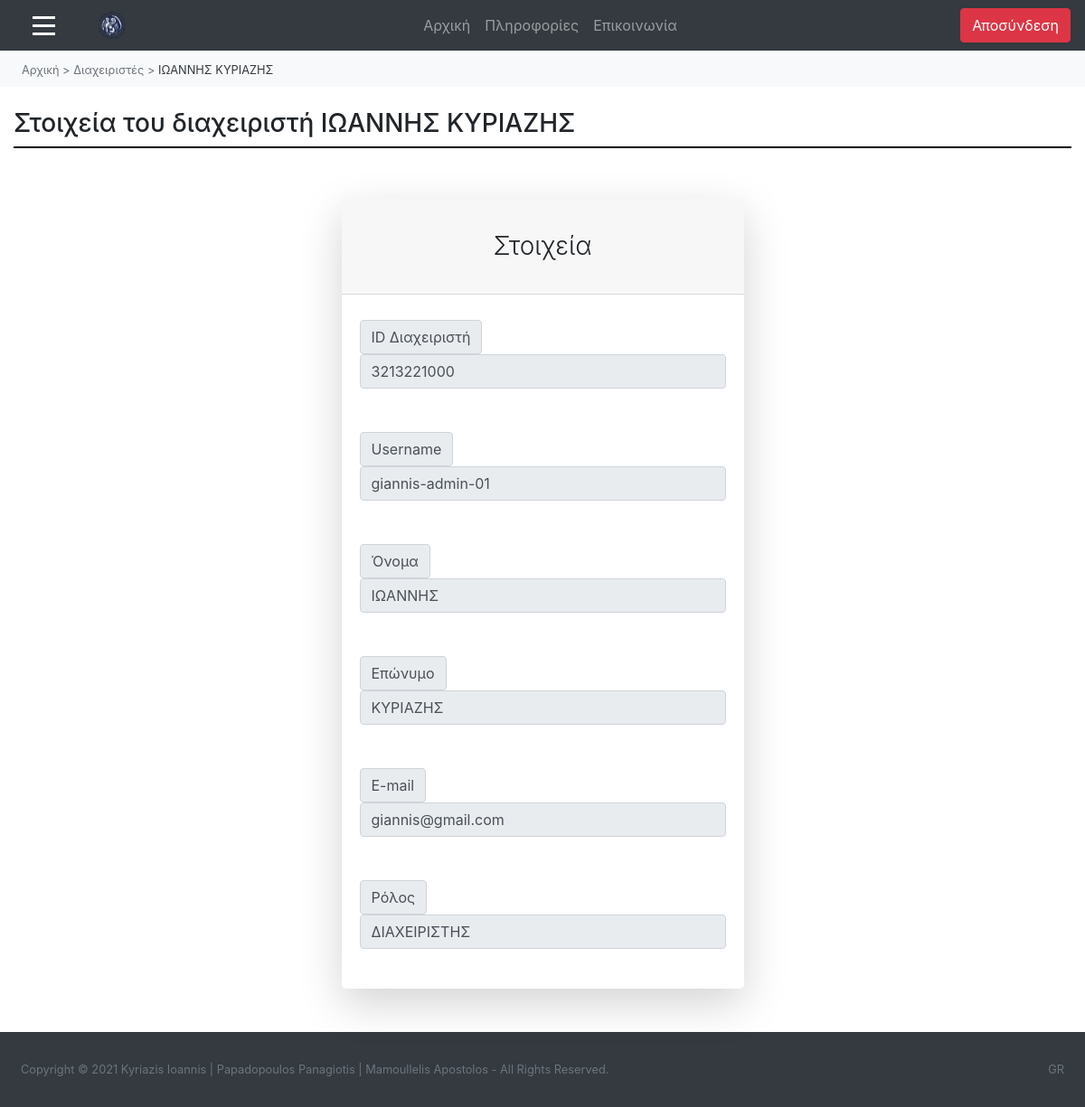
Screenshot of /ergasia-theorias/diaxeiristis-diaxeiristes-diavasma.php?id_diaxeiristi=3213221000 (signed in) with the database file from the repository.
### tables this page shows
CREATE TABLE `omadaxrhsth_me_diaxeiristi` (
  `id_diaxeiristi` varchar(10) NOT NULL,
  `username` varchar(50) NOT NULL
);

CREATE TABLE `diaxeiristis` (
  `id_diaxeiristi` varchar(10) NOT NULL,
  `email_diaxeiristi` varchar(50) NOT NULL,
  `onoma_diaxeiristi` varchar(50) NOT NULL,
  `eponimo_diaxeiristi` varchar(50) NOT NULL
);

CREATE TABLE `omadaxrhsth` (
  `username` varchar(50) NOT NULL,
  `password` varchar(255) NOT NULL,
  `onoma_omadaxrhsth` varchar(50) NOT NULL
);

### ergasia-theorias/diaxeiristis-diaxeiristes-diavasma.php (the view, shortened to what this page needs)
<html>
<head>
        <link rel="stylesheet" href="style.css"/>
		<link rel="stylesheet" href="https://maxcdn.bootstrapcdn.com/bootstrap/4.5.2/css/bootstrap.min.css">
		<link rel="stylesheet" href="https://maxcdn.bootstrapcdn.com/bootstrap/4.0.0/css/bootstrap.min.css">
		<link href="https://cdn.datatables.net/1.10.20/css/dataTables.bootstrap4.min.css" rel="stylesheet" />
</head>
<?php
include "diaxeiristis-elegxos.php";
	include "syndesh-geniki.php";
$result = mysqli_query($link,"select * from diaxeiristis, omadaxrhsth, omadaxrhsth_me_diaxeiristi where diaxeiristis.id_diaxeiristi='" . $_GET['id_diaxeiristi'] . "' and omadaxrhsth.username=omadaxrhsth_me_diaxeiristi.username and diaxeiristis.id_diaxeiristi=omadaxrhsth_me_diaxeiristi.id_diaxeiristi");
$row= mysqli_fetch_array($result);
?>
<body>
<nav class="navbar navbar-expand-md bg-dark navbar-dark">
  <span class="" style="font-size:25px; cursor:pointer;" onclick="openNav()"><div class="symvolo-menu"></div>
																			<div class="symvolo-menu"></div>
																			<div class="symvolo-menu"></div></span>
  <a class="navbar-brand ml-5" href="diaxeiristis-arxiki.php">
	<img <img src="photos/foto_panepistimiou.png" width="30" height="30" alt="">
  </a>
  <div class="collapse navbar-collapse" id="collapse_target">
  <ul class="navbar-nav text-center w-100 justify-content-center">
    <li class="nav-item">
      <a class="nav-link" href="diaxeiristis-arxiki.php">Αρχική</a>
    </li>
	<li class="nav-item">
      <a class="nav-link" href="diaxeiristis-plirofories.php">Πληροφορίες</a>
    </li>
	<li class="nav-item">
      <a class="nav-link" href="diaxeiristis-epikoinonia.php">Επικοινωνία</a>
    </li>
  </ul>
  <ul class="nav navbar-nav ml-auto">
      <a href="logout.php" class="btn btn-danger mx-auto">
          <span class="glyphicon glyphicon-log-out"></span> Αποσύνδεση
		</a>
    </ul>
	</div>
</nav>
<nav class="nav text-dark bg-light py-2" name="navigation-menu">
	<ul class="nav pl-4">
		<li class="nav-item">
			<a href="diaxeiristis-arxiki.php" class="text-muted text-decoration-none small">Αρχική</a>
		</li>
		<li class="nav-item">
			<a class="text-muted text-decoration-none small">&nbsp;>&nbsp;</a>
		</li>
		<li class="nav-item">
			<a href="diaxeiristis-diaxeiristes.php" class="text-muted text-decoration-none small">Διαχειριστές</a>
		</li>
		<li class="nav-item">
			<a class="text-muted text-decoration-none small">&nbsp;>&nbsp;</a>
		</li>
		<li class="nav-item active">
		<a class="text-dark small"><?php echo $row['onoma_diaxeiristi']; ?> <?php echo $row['eponimo_diaxeiristi']; ?></a>
		</li>
	</ul>
</nav>
<body>
<div class="container-fluid">
	<h3 class="mt-4">Στοιχεία του διαχειριστή <?php echo $row['onoma_diaxeiristi']?> <?php echo $row['eponimo_diaxeiristi']?></h3>
	<div class="grammikatoapotitlo"></div>
	<div class="container">
            <div class="row justify-content-center">
                <div class="col-lg-5">
                    <div class="card shadow-lg border-0 rounded-lg mt-5">
                        <div class="card-header"><h3 class="text-center font-weight-light my-4">Στοιχεία</h3></div>
                            <div class="card-body">
							<form name="login" action="login.php" method="post">
                                    <div class="input-group-prepend mt-2"><span class="input-group-text">ID Διαχειριστή</span></div>
									<input type="text" name="" class="form-control" value="<?php echo $row['id_diaxeiristi']; ?>" disabled>
									<div class="input-group-prepend mt-5"><span class="input-group-text">Username</span></div>
                                    <input type="text" name="" class="form-control" value="<?php echo $row['username']; ?>" disabled>
                                    <div class="input-group-prepend mt-5"><span class="input-group-text">Όνομα</span></div>
                                    <input type="text" name="" class="form-control" value="<?php echo $row['onoma_diaxeiristi']; ?>" disabled>
									<div class="input-group-prepend mt-5"><span class="input-group-text">Επώνυμο</span></div>
                                    <input type="text" name="" class="form-control" value="<?php echo $row['eponimo_diaxeiristi']; ?>" disabled>
									<div class="input-group-prepend mt-5"><span class="input-group-text">E-mail</span></div>
                                    <input type="text" name="" class="form-control" value="<?php echo $row['email_diaxeiristi']; ?>" disabled>
									<div class="input-group-prepend mt-5"><span class="input-group-text">Ρόλος</span></div>
                                    <input type="text" name="" class="form-control" value="<?php echo $row['onoma_omadaxrhsth']; ?>" disabled>
                            </form>
                        </div>
                        </div>
                </div>
            </div>
        </div>
</div>
<footer class="py-4 bg-dark mt-auto">
    <div class="container-fluid">
        <div class="d-flex small">
            <div class="text-muted p-2">Copyright © 2021 Kyriazis Ioannis | Papadopoulos Panagiotis | Mamoullelis Apostolos - All Rights Reserved.</div>
            <div class="text-muted ml-auto p-2">GR</div>
    </div>
</footer>
</body>
</html>

### ergasia-theorias/style.css (style rules this page uses)
.grammikatoapotitlo { display: block; margin-top: 0.5em; margin-bottom: 0.5em; margin-left: 0px; border-style: inset; border-width: 1px; border: 1px solid #000000; }
.symvolo-menu { width: 25px; height: 3px; background-color: white; margin: 6px 0; margin-left: 20px; }

### ergasia-theorias/diaxeiristis-diaxeiristes-diavasma.php (style rules this page uses)
.symvolo-menu { width: 25px; height: 3px; background-color: white; margin: 6px 0; margin-left: 20px; }

### rows the page displays
omadaxrhsth_me_diaxeiristi: id_diaxeiristi.onoma_diaxeiristi "ΙΩΑΝΝΗΣ", id_diaxeiristi.eponimo_diaxeiristi "ΚΥΡΙΑΖΗΣ", id_diaxeiristi "3213221000", username "giannis-admin-01", id_diaxeiristi.email_diaxeiristi "giannis@gmail.com", username.onoma_omadaxrhsth "ΔΙΑΧΕΙΡΙΣΤΗΣ"
